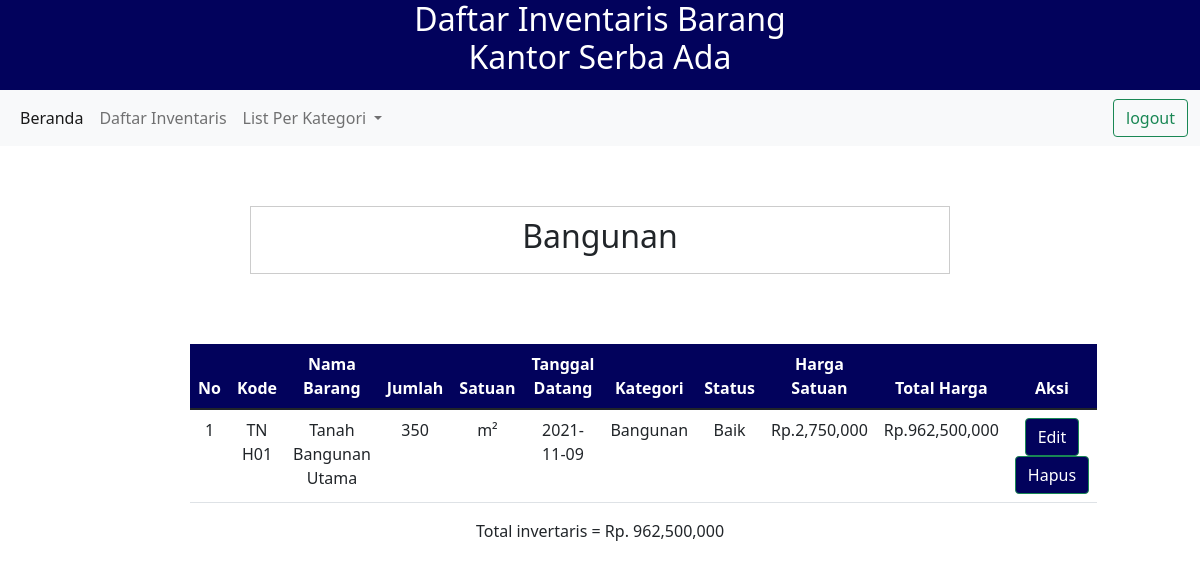
/list_kategori.php?kategori=Bangunan (signed in), run on the app's committed database.
### tables this page shows
CREATE TABLE `inventaris` (
  `kode_barang` varchar(10) NOT NULL,
  `nama_barang` varchar(30) DEFAULT NULL,
  `jumlah` int(11) DEFAULT NULL,
  `satuan` varchar(15) DEFAULT NULL,
  `tgl_datang` date DEFAULT NULL,
  `kategori` varchar(20) DEFAULT NULL,
  `status_barang` varchar(20) DEFAULT NULL,
  `harga` int(20) DEFAULT NULL
);

### list_kategori.php (the view, shortened to what this page needs)
<!DOCTYPE html>
<html lang="en">
    <?php
    include 'db.php';
$ambil=$_GET['kategori'];
    ?>
<head>
    <link rel="stylesheet" href="dashboard.css" type="text/css">
<link href="https://cdn.jsdelivr.net/npm/bootstrap@5.1.3/dist/css/bootstrap.min.css" rel="stylesheet">
</head>
<body>
    <div class="header">
        <h1>Daftar Inventaris Barang <br>Kantor Serba Ada</h1>
    </div>
    <nav class="navbar navbar-expand-lg navbar-light bg-light">
            <div class="container-fluid">
              <div class="collapse navbar-collapse" id="navbarSupportedContent">
                <ul class="navbar-nav me-auto mb-2 mb-lg-0">
                  <li class="nav-item">
                    <a class="nav-link active" aria-current="page" href="dashboard.php">Beranda</a>
                  </li>
                  <li class="nav-item">
                    <a class="nav-link" href="daftar.php">Daftar Inventaris</a>
                  </li>
                  <li class="nav-item dropdown">
                    <a class="nav-link dropdown-toggle" href="#" id="navbarDropdown" role="button" data-bs-toggle="dropdown" aria-expanded="false">
                      List Per Kategori
                    </a>
                  </li>
                </ul>
                <a href="logout.php">  <button class="btn btn-outline-success " type="submit">logout</button> </a>
              </div>
            </div>
          </nav>
<div class="box">
<h2 style="text-align: center;"><?php echo $ambil?> </h2>
</div>
<div class="tabel1">
        <table class="table table-hover">
        <thead style="background-color: rgb(2, 2, 92);">
        <tr style="color: white;">
            <th scope="col">No</th>
            <th scope="col">Kode</th>
            <th scope="col">Nama Barang</th>
            <th scope="col">Jumlah </th>
            <th scope="col">Satuan</th>
            <th scope="col">Tanggal Datang</th>
            <th scope="col">Kategori</th>
            <th scope="col">Status</th>
            <th scope="col">Harga Satuan</th>
            <th scope="col">Total Harga</th>
            <th scope="col">Aksi</th>
            </tr>
        </thead>
        <tbody>
        <?php
$i=1;
$tes = mysqli_query($conn, "SELECT * FROM inventaris where kategori = '$ambil'");
if(mysqli_num_rows($tes) > 0){
    while($p = $tes->fetch_object()){
?>
<tr>
    <td> <?php echo $i; ?> </td>
    <td> <?= $p -> kode_barang ?> </td>
    <td> <?= $p -> nama_barang ?> </td>
    <td> <?= $p -> jumlah ?> </td>
    <td> <?= $p -> satuan ?> </td>
    <td> <?= $p -> tgl_datang ?> </td>
    <td> <?= $p -> kategori ?> </td>
    <td> <?= $p -> status_barang ?> </td>
    <td> Rp.<?php echo number_format($p -> harga) ?> </td>
    <td> Rp.<?php echo number_format($p -> harga * $p -> jumlah) ?> </td>
    <td><a href="update.php?kode_barang=<?= $p->kode_barang ?> ">  <button class="btn btn-outline-success" style="background-color:  rgb(2, 2, 92); color :white" type="submit">Edit</button> </a>
    <a href="delete.php?kode_barang=<?= $p->kode_barang ?>  ">  <button class="btn btn-outline-success" style="background-color:  rgb(2, 2, 92);color :white" type="submit">Hapus</button> </a></td>
    <?php $i++;
    $tot= $tot + $p -> harga * $p -> jumlah;
    ?>
</tr>
<?php
    }
}
    ?>
        </tbody>
        </table>
        <?php echo 'Total invertaris = Rp. ';echo number_format($tot) ; ?>
</div>
</body>
</html>

### dashboard.css (style rules this page uses)
.header h1 { text-align: center; font-size: 2em; color: white; }
.header { background-color: rgb(2, 2, 92); top: 0cm; bottom: 0cm; padding-bottom: 5px; }
.navbar { top: 0cm; }
.box { margin: 60px auto; width: 700px; padding: 10px; border: 1px solid #ccc; background: white#191919; ; }
.tabel1 { margin: 50px auto; width: 70%; padding: 10px; text-align: center; transition: 0.25s; }

### data on the page
inventaris: kode_barang "TN H01", nama_barang "Tanah Bangunan Utama", jumlah "350", satuan "m²", tgl_datang "2021-11-09", kategori "Bangunan", status_barang "Baik", harga "2,750,000", $p -> harga * $p -> jumlah "962,500,000"

### other printed values
$ambil "Bangunan"
$tot "962,500,000"
